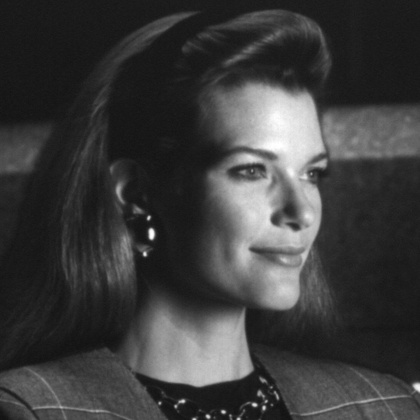
%> input picture pset8/Fig2.4.jpg, 420 x 420 px, shrunk from 512 x 512 before the run
$ octave p4.m   (GNU Octave 9; MATLAB toolbox functions it lacks are replaced by stand-ins)
%> lines starting %> are read from the running program, lines starting %| are printed output that depends on the picture
### pset8/haar_dwt2D.m


function [LL, LH, HL, HH, img]=haar_dwt2D(j,img)
    [m, n]=size(img);
%     cnt = 0;
    for i=1:m       %每一行进行分解
        x=ddwt(j,img(i,:));
%         cnt = cnt + 1
        img(i,:)=x;
    end

    for t=1:n       %每一列进行分解
       x=ddwt(j,img(:,t).');
%        cnt = cnt + 1
       img(:,t)=x;
    end
    % [5 lines of commented-out code are left out]
    LL=img(1:m/2,1:n/2);          %行列都是低频
    LH=img(1:m/2,n/2+1:n);        %行低频列高频
    HL=img(m/2+1:m,1:n/2);        %行高频列低频
    HH=img(m/2+1:m,n/2+1:n);      %行列都是高频
end

### pset8/ddwt.m
function new = ddwt(order, x)

% 每次修改这里的原始数据, 个数最好是2^n
% x = [9 7 3 5];
%  x = [2 5 8 9 7 4 -1 1];
% x = [2 5 8 9 7 4 -1 1 2 1 8 3 8 0 3 1];
x = double(x);
order_max = log(length(x))/log(2);
% fprintf('当前数据最多分解%d阶\n',order_max);
% order = double(input('自定义分解阶数( order<order_max ):'));

% matlab默认的haar小波基函数:
low = [1/sqrt(2) 1/sqrt(2)];
high = [1/sqrt(2) -1/sqrt(2)];

new = zeros(1,length(x));  % 最后结果 —— 均值 + 差值
ave = zeros(1,length(x)/2);   % 均值(低频)记录
dec = zeros(1,length(x)/2);   % 差值(高频)记录

% 小波循环分解部分: 其实就是低通和高通2种情况的卷积计算
m = 1;
xtmp = x;
for norder = 1:order
    for n = 1:2:length(xtmp)
        ave(m) = sum(xtmp(n:n+1).*low);
        dec(m) = sum(xtmp(n:n+1).*high);
        m = m + 1;
    end
    % 下面2句的赋值过程, 总体是从后往前赋值的~
    % 进入过的高频就不会动了; 进入的低频再下次就会被自己分解出的高频和低频取代——总体从后往前√
    new( length(xtmp)/2+1:length(xtmp) ) = dec( 1:2^(order_max-norder) ); % 记录每次更新的高频内容;
    new( 1:length(xtmp)/2 ) = ave( 1:2^(order_max-norder) );              % 记录每次更新的低频内容；
    xtmp = ave( 1:2^(order_max-norder) );
    m = 1;
end

% fprintf('手写%d级分解结果为:\n',order);
% new
%
% fprintf('matlab自带%d级分解结果为:\n',order);
% wavedec(x,order,'haar')

### pset8/ihaar_dwt2D.m
function y=ihaar_dwt2D(dim,x)
% 函数 MYWAVEREC2() 对输入的分解系数矩阵x进行 dim 层重构，得到重构矩阵 y
% 输入参数：x ——分解系数矩阵；
%           dim ——重构层数；
% 输出参数：y ——重构矩阵。
% 绘制分解图像
xd=uint8(x);            % 将输入矩阵的数据格式转换为适合显示图像的uint8格式
[m,n]=size(x);          % 求出输入矩阵的行列数
for i=1:dim             % 对转换矩阵xd进行分界线处理
    m=m-mod(m,2);
    n=n-mod(n,2);
    xd(m/2,1:n)=255;
    xd(1:m,n/2)=255;
    m=m/2;n=n/2;
end
% figure;
% subplot(121);imshow(xd);title([ num2str(dim) ' 层小波分解图像']); % 画出带有分界线的分解图像

% 重构图像
xr=double(x);           % 将输入矩阵的数据格式转换回适合数值处理的double格式
[row,col]=size(xr);     % 求出转换矩阵xr的行列数
for i=dim:-1:1          % 重构次序是从内层往外层进行，所以先抽取矩阵 xr 的最内层分解矩阵进行重构
    tmp=xr(1:floor(row/2^(i-1)),1:floor(col/2^(i-1)));       % 重构的内层矩阵的行列数均为矩阵xr的2^(i-1)

    [rt1,ct1]=size(tmp);                         % 读取待重构矩阵 tmp 的行列数
    rt=rt1-mod(rt1,2);ct=ct1-mod(ct1,2);
    rLL=tmp(1:rt/2,1:ct/2);                    % 将待重构矩阵 tmp 分解为四个部分
    rHL=tmp(1:rt/2,ct/2+1:ct);
    rLH=tmp(rt/2+1:rt,1:ct/2);
    rHH=tmp(rt/2+1:rt,ct/2+1:ct);
    tmp(1:rt,1:ct)=idwt2_one(rLL,rHL,rLH,rHH);              % 将重构结果返回到矩阵 tmp

    xr(1:rt1,1:ct1)=tmp;       % 把矩阵 tmp 的数据返回到矩阵 xr 的相应区域，准备下一个外层的重构
end
% y=xr;                    % 重构结束后得到的矩阵xr即为输出矩阵 y
y=uint8(xr);            % 将矩阵xr的数据格式转换为适合显示图像的uint8格式
% subplot(122);imshow(yu);title('小波重构图像');

### pset8/idwt2_one.m
function y=idwt2_one(LL,HL,LH,HH)
% 函数 MYIDWT2() 对输入的子矩阵序列进行逆小波变换，重构出矩阵 y
% 输入参数：LL,HL,LH,HH —— 是四个大小均为 r*c 维的矩阵
% 输出参数：y —— 是一个大小为 2r*2c 维的矩阵

lpr=[1 1];hpr=[1 -1];           % 默认的低通、高通滤波器
tmp_mat=[LL,HL;LH,HH];          % 将输入的四个矩阵组合为一个矩阵
[row,col]=size(tmp_mat);        % 求出组合矩阵的行列数

for k=1:col                     % 首先对组合矩阵tmp_mat的每一列，分开成上下两半
    ca1=tmp_mat(1:row/2,k);     % 分开的两部分分别作为平均系数序列ca1、细节系数序列cd1
    cd1=tmp_mat(row/2+1:row,k);
    tmp1=idwt(ca1,cd1,lpr,hpr);   % 重构序列
    yt(:,k)=tmp1;                % 将重构序列存入待输出矩阵 yt 的相应列，此时 y=[L|H]
end

for j=1:row                     % 将输出矩阵 y 的每一行，分开成左右两半
    ca2=yt(j,1:col/2);           % 分开的两部分分别作为平均系数序列ca2、细节系数序列cd2
    cd2=yt(j,col/2+1:col);
    tmp2=idwt(ca2,cd2,lpr,hpr);   % 重构序列
    yt(j,:)=tmp2;                % 将重构序列存入待输出矩阵 yt 的相应行，得到最终的输出矩阵 y=yt
end
y=yt;

### pset8/XIUQI_DENG_HW8/e_RMS.m
function e = e_RMS(img, img_f)
[m, n] = size(img);
e = 0.0;
for i = 1:m
    for j = 1:n
        e = e + double((img_f(i, j) - img(i, j))^2);
    end
end
e = double(e);
e = e / (m * n);
e = sqrt(e);
end

### pset7/pset7/Xiuqi_Deng_HW7/snr_ms.m
function snr = snr_ms(img, img_f)
[m, n] = size(img);
snr1 = 0.0;
snr2 = 0.0;
for i = 1:m
    for j = 1:n
        snr2 = snr2 + double(img_f(i, j)) ^ 2;
        snr1 = snr1 + double((img_f(i, j) - img(i, j)))^2;
    end
end
snr = (double(snr2) / double(snr1));
end

### pset8/p4.m
img = imread('Fig2.4.jpg');
%> img is the input picture: size 420x420 uint8; min 17, max 255, mean 60.7
subplot(1, 2, 1);imshow(img, []);title('origin');
j = 2; %scale
[LL, LH, HL, HH, ~]= haar_dwt2D(j,img);
%> after the loop in haar_dwt2D, `for i=1:m`:
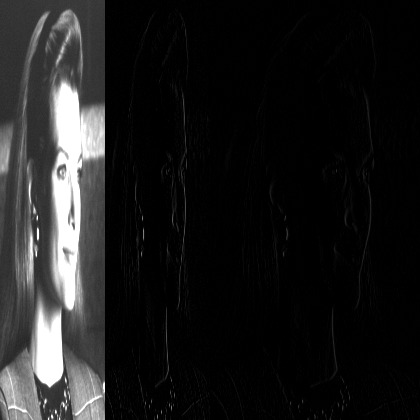
%> img: size 420x420 uint8; min 0, max 255, mean 28.4
%> after the loop in haar_dwt2D, `for t=1:n`:
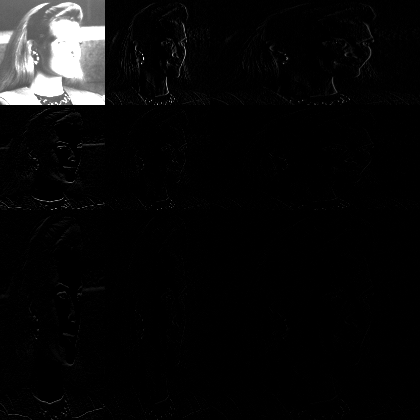
%> img: size 420x420 uint8; min 0, max 255, mean 11.7
%> in haar_dwt2D, `LL=img(1:m/2,1:n/2);`:
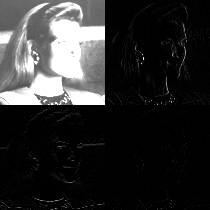
%> LL: size 210x210 uint8; min 0, max 255, mean 44.9
[m, n] = size(HH);
%> m = 210; n = 210
LLp = zeros(m, n);
LHp = zeros(m, n);
HLp = zeros(m, n);
HHp = zeros(m, n);
img_a = [LL, LHp; HLp, HHp];
img_ai = ihaar_dwt2D(j, img_a);
%> after the loop in ihaar_dwt2D, `for i=1:dim`:
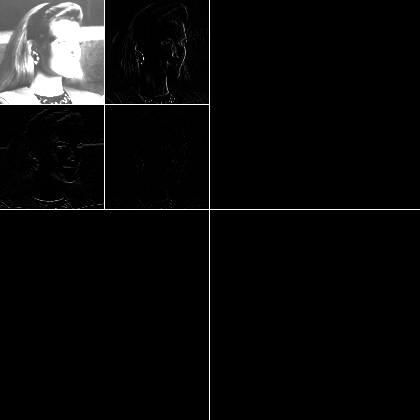
%> xd: size 420x420 uint8; min 0, max 255, mean 12.8
%> the loop in ihaar_dwt2D, `for i=dim:-1:1` made 2 passes
%> pass 1, in ihaar_dwt2D, `rLH=tmp(rt/2+1:rt,1:ct/2);`:
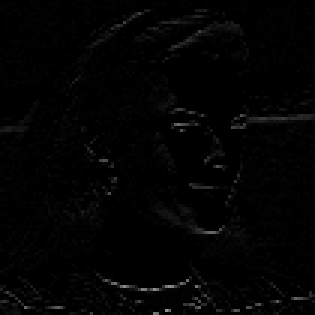
%> rLH: size 105x105 double (shown 3 times larger); min 0, max 143, mean 3
%> after the loop in ihaar_dwt2D, `for i=dim:-1:1`:
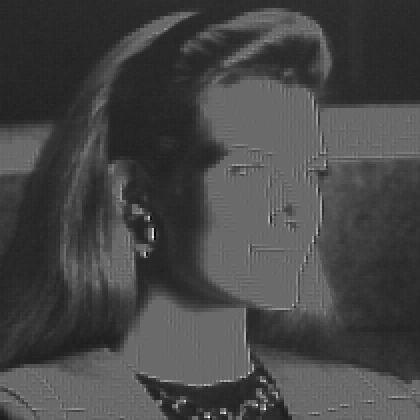
%> tmp: size 420x420 double; min 6, max 603, mean 171.7; drawn with min black and max white
%> in ihaar_dwt2D, `y=uint8(xr);`:
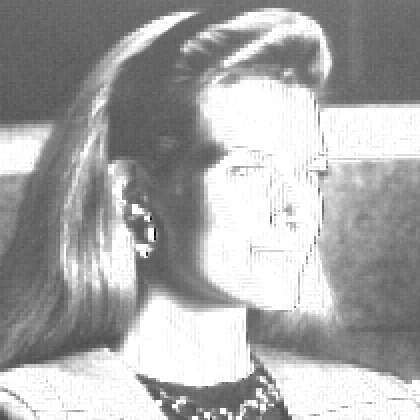
%> y: size 420x420 uint8; min 6, max 255, mean 169.8
subplot(1, 2, 2);imshow(img_ai, []);title('a');
e = e_RMS(img, img_ai)
%> after the loop in e_RMS, `for i = 1:m`: e = 44853137
%> in e_RMS, `e = e / (m * n);`: e = 254.3
%> in e_RMS, `e = sqrt(e);`: e = 15.95
%> e = 15.95
snr = snr_ms(img, img_ai)
%> after the loop in snr_ms, `for i = 1:m`: snr1 = 2382972255; snr2 = 5808491240
%> in snr_ms, `snr = (double(snr2) / double(snr1));`: snr = 2.44
%> snr = 2.44
